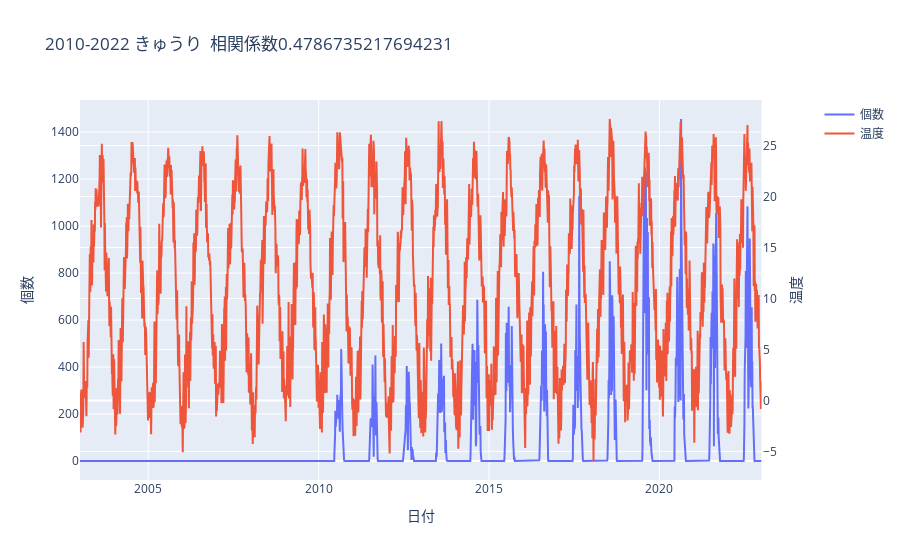

The code cell stored with this chart in its notebook:
### Code cell
# サブプロットを作成
fig = make_subplots(specs=[[{"secondary_y": True}]])

# 第1のy軸に対応するグラフを追加
fig.add_trace(
    go.Scatter(x=result_df.index, y=result_df["個数"], name="個数"),
    secondary_y=False,
)

# 第2のy軸に対応するグラフを追加
fig.add_trace(
    go.Scatter(x=result_df.index, y=result_df["平均気温(℃)"], name="温度"),
    secondary_y=True,
)

# レイアウトを設定
fig.update_layout(
    title="2010-2022 きゅうり\n 相関係数" +
    str(result_df["個数"].corr(result_df["平均気温(℃)"])),
    xaxis=dict(title="日付"),
    yaxis=dict(title="個数", side="left"),
    yaxis2=dict(title="温度", side="right"),
)

# グラフを表示
fig.show()
pio.write_html(fig, f'figure_html/cucumber.html')

### Figure 1 — Plotly figure (JSON) as saved in the notebook; plotly's stock layout.template omitted (floating-point values rounded to 4 significant figures; data arrays with more than 128 entries replaced by an {"elided": "..."} marker saying what was removed)
{"data": [{"name": "個数", "type": "scatter", "x": {"elided": "2435 str values"}, "xaxis": "x", "y": {"elided": "2435 int values"}, "yaxis": "y"}, {"name": "温度", "type": "scatter", "x": {"elided": "2435 str values"}, "xaxis": "x", "y": {"elided": "2435 float values"}, "yaxis": "y2"}], "layout": {"title": {"text": "2010-2022 きゅうり\n 相関係数0.4786735217694231"}, "xaxis": {"anchor": "y", "domain": [0, 0.94], "title": {"text": "日付"}}, "yaxis": {"anchor": "x", "domain": [0, 1], "side": "left", "title": {"text": "個数"}}, "yaxis2": {"anchor": "x", "overlaying": "y", "side": "right", "title": {"text": "温度"}}}}
